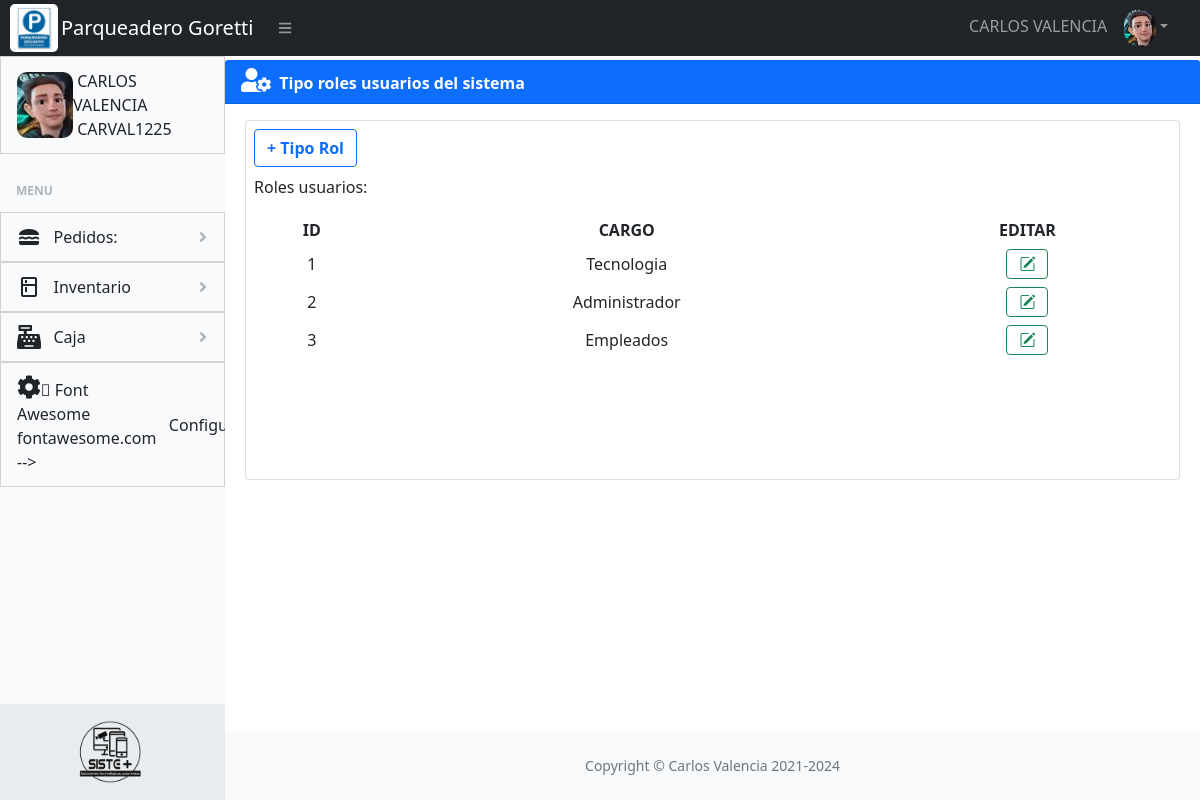
The page /usuarios/tipo_usuarios.php (signed in) on the database its author committed.
### tables this page shows
CREATE TABLE `usuarios` (
  `id` int(20) NOT NULL,
  `nombre` text NOT NULL,
  `tipo_cargo` int(11) NOT NULL,
  `telefono` bigint(10) NOT NULL,
  `usuario` text NOT NULL,
  `clave` text NOT NULL,
  `tipo_usuario` int(5) NOT NULL,
  `avatar` varchar(100) DEFAULT NULL,
  `activo` varchar(2) NOT NULL,
  `contabilidad` varchar(2) NOT NULL
);

CREATE TABLE `tipo_usuarios` (
  `id_tipo_usuario` int(2) NOT NULL,
  `tipo_usuario` varchar(50) DEFAULT NULL
);

### usuarios/tipo_usuarios.php (the view, shortened to what this page needs)
<?php
    echo "<link rel='stylesheet' type='text/css' href='../css/styles.css'>";
    echo "<link rel='stylesheet' type='text/css' href='../css/estilos.css'>";
    include '../conexion/conexion.php';
                ?>
                <?php
    $query = "  SELECT *
                FROM tipo_usuarios
                ";
    $usuarios = $mysqli->query($query);
    $query = "  SELECT *
                FROM tipo_usuarios
                ";
    $usuariosEditar = $mysqli->query($query);
?>
<!DOCTYPE html>
<html lang="es">
    <head>
        <?php require '../logs/head.php';?>
    </head>
    <body>
        <?php require '../logs/nav-bar.php'; ?>
        <div id="layoutSidenav_content">
            <main>
                <div class="card-header BG-primary mt-1"><b style="color: white;"><i class="fas fa-user-cog" style='font-size:24px'></i>&nbsp;&nbsp;Tipo roles usuarios del sistema</b></div>
                <div class="container-fluid px-2">
                    <div class="container mt-3">
                        <div class="row justify-content">
                            <div class="col-lg-12 col-md-12 col-sm-12">
                                <div class="card p-2 ">
                                        <div class="col col-sm-3 col-md-4">
                                            <button type="button" class="btn btn-outline-primary btn-md mb-2" data-bs-toggle="modal" data-bs-target="#modalId">
                                                <strong>+ Tipo Rol</strong>
                                            </button>
                                        </div>
                                        <div class="justify-content-between m-0 col col-10 col-sm-10 col-md-12">
                                            <div>
                                                Roles usuarios:
                                            </div>
                                            <table id="tabla_cargos" class="table table table-sm table-borderless table-hover mt-3 table text-center table align-middle">
                                                <thead>
                                                    <tr>
                                                        <th align="center">ID</th>
                                                        <th align="center">CARGO</th>
                                                        <th align="center">EDITAR</th>
                                                    </tr>
                                                </thead>
                                                <tbody>
                                                    <?php
                                                        while ($fila = $usuarios->fetch_array()) {
                                                            $id = $fila['id_tipo_usuario'];
                                                            $nombrecargo = $fila['tipo_usuario'];
                                                    ?>
                                                        <tr>
                                                            <td align="center"><?php echo $id; ?></td>
                                                            <td align="center"><?php echo $nombrecargo; ?></td>
                                                            <td align="center"><a data-bs-toggle="modal" data-bs-target="#ModalRol<?php echo $id; ?>"
                                                                                title="Editar" class="btn btn-outline-success btn-xs">
                                                                                <i class="bi bi-pencil-square"></i></a></td>
                                                        </tr>
                                                    <?php } ?>
                                                </tbody>
                                            </table>
                                        </div>
                                        <?php
                                                while ($fila = $usuariosEditar->fetch_array()) {
                                                      ?>
                                        <form id="cargo" name="cargo" class="row g-0 p-2" action="rol_editarproceso.php" method="POST">
                                        </form>
                                        <?php } ;  ?>
                                </div>
                            </div>
                        </div>
                    </div>
                </div>
            </main>
                <?php require '../logs/nav-footer.php'; ?>
        </div>
    </body>
</html>

### logs/nav-bar.php (shortened to what this page needs)
<?php
    require '../conexion/conexion.php';
    $id = $_SESSION['id'];
    $nombre = $_SESSION['nombre'];
    $tipo_usuario = $_SESSION['tipo_usuario'];
    $usuario = $_SESSION['usuario'];
    $fotouser = $mysqli->query("    SELECT      US.nombre,
                                                US.usuario,
                                                US.tipo_usuario,
                                                Tu.tipo_usuario,
                                                US.telefono,
                                                US.avatar
                                    FROM        usuarios US
                                    INNER JOIN  tipo_usuarios Tu ON US.tipo_usuario = Tu.id_tipo_usuario
                                    WHERE       id=$id
                                    ") or die($mysqli->error);
$fotouser1 = $mysqli->query("       SELECT      US.nombre,
                                                US.usuario,
                                                US.tipo_usuario,
                                                Tu.tipo_usuario,
                                                US.telefono,
                                                US.avatar
                                    FROM        usuarios US
                                    INNER JOIN  tipo_usuarios Tu ON US.tipo_usuario = Tu.id_tipo_usuario
                                    WHERE       id=$id
                                    ") or die($mysqli->error);
?>
<!DOCTYPE html>
<html lang="es">
    <head>
    </head>
    <body class="BG sb-nav-fixed">
    <nav class="sb-topnav navbar navbar-expand navbar-dark bg-dark">
    <a class="logo2" href="../principal/dashboard.php"><img class="logo2" src="../assets/img/logo.png"></a>
    <a class="navbar-brand ps-3" href="../principal/dashboard.php">Parqueadero Goretti</a>
    <button class="btn btn-link btn-sm order-1 order-lg-0 me-4 me-lg-0" id="sidebarToggle" href="#!"><i class="fas fa-bars"></i></button>
    <ul class="navbar-nav ms-auto ms-md-0 me-3 me-lg-4" id="navbar-nav">
        <li class="nav-item dropdown">
        <?php
            while ($fila = $fotouser->fetch_array()) {
            $avatar = $fila['avatar'];
        ?>
        <a class="nav-link dropdown-toggle" id="navbarDropdown" href="#" role="button" data-bs-toggle="dropdown" aria-expanded="false"><?php echo $nombre ?>&nbsp;&nbsp;&nbsp;<img class="avatar2" src="<?php echo $avatar ?>" /></a>
        <?php } ?>
        </li>
    </ul>
</nav>
            <div id="layoutSidenav">
                <div id="layoutSidenav_nav">
                    <nav class="sb-sidenav accordion sb-sidenav-light" id="sidenavAccordion">
                        <div class="sb-sidenav-menu">
                            <div class="nav">
                                <a class="nav-link" href="#">
                                <?php
                                    while ($fila = $fotouser1->fetch_array()) {
                                    $avatar = $fila['avatar'];
                                ?>
                                    <img class="avatar" src="<?php echo $avatar ?>"/> &nbsp;<?php echo $nombre ?>
                                    <?php } ?>
                                    &nbsp;<?php echo $usuario ?>
                                    </a>
                                <div class="sb-sidenav-menu-heading">Menu</div>
                                    <a class="nav-link collapsed" href="#" data-bs-toggle="collapse" data-bs-target="#collapseLayouts" aria-expanded="false" aria-controls="collapseLayouts">
                                        <div><span class="material-icons">lunch_dining</span></div>
                                        &nbsp;&nbsp;&nbsp;Pedidos:
                                        <div class="sb-sidenav-collapse-arrow"><i class="fas fa-angle-down"></i></div>
                                    </a>
                                    <a class="nav-link collapsed" href="#" data-bs-toggle="collapse" data-bs-target="#collapse-apostilla" aria-expanded="false" aria-controls="collapseLayouts">
                                        <div><span class="material-icons">kitchen</span></div>
                                        &nbsp;&nbsp;&nbsp;Inventario
                                        <div class="sb-sidenav-collapse-arrow"><i class="fas fa-angle-down"></i></div>
                                    </a>
                                    <a class="nav-link collapsed" href="#" data-bs-toggle="collapse" data-bs-target="#collapse-caja" aria-expanded="false" aria-controls="collapseLayouts">
                                        <div><i style="font-size:24px" class="fas fa-cash-register"></i></div>
                                        &nbsp;&nbsp;&nbsp;Caja
                                        <div class="sb-sidenav-collapse-arrow"><i class="fas fa-angle-down"></i></div>
                                    </a>
                                    <?php if($tipo_usuario == 1){?>
                                        <a class="nav-link collapsed" href="#" data-bs-toggle="collapse" data-bs-target="#collapse-configuracion" aria-expanded="false" aria-controls="collapseLayouts">
                                            <div><i style="font-size:24px" class="fa">&#xf013;</i></div>
                                            &nbsp;&nbsp;&nbsp;Configuracion
                                        </a>
                                    <?php  } ?>
                            </div>
                        </div>
                        <div class="sb-sidenav-footer text-center">
                            <img class="logosiste" src="../assets/img/LOGO-09.png"/>
                        </div>
                    </nav>
            </div>
    </body>
</html>

### css/estilos.css (style rules this page uses)
.logosiste { width: 6em; border-radius: 0px; }
.avatar { width: 3.5em; border-radius: 10px; }
.avatar2 { width: 2em; border-radius:20px; }
.logo2 { width: 3em; height: 3em; margin-left:5px; margin-right:-8px; border-radius: 5px; }
.logo2 { border-radius: 5px; }
.material-icons { margin-right: 0px; cursor: pointer; width: 24; height: 24; fill: rgb(92, 115, 137); }
.container { margin: 0; background-color: white; }

### rows shown on the page
usuarios: avatar (picture)
tipo_usuarios: id_tipo_usuario "1", tipo_usuario "Tecnologia"
tipo_usuarios: id_tipo_usuario "2", tipo_usuario "Administrador"
tipo_usuarios: id_tipo_usuario "3", tipo_usuario "Empleados"

### other values the page prints
$usuario "CARVAL1225"
strftime("%Y") "2024"
